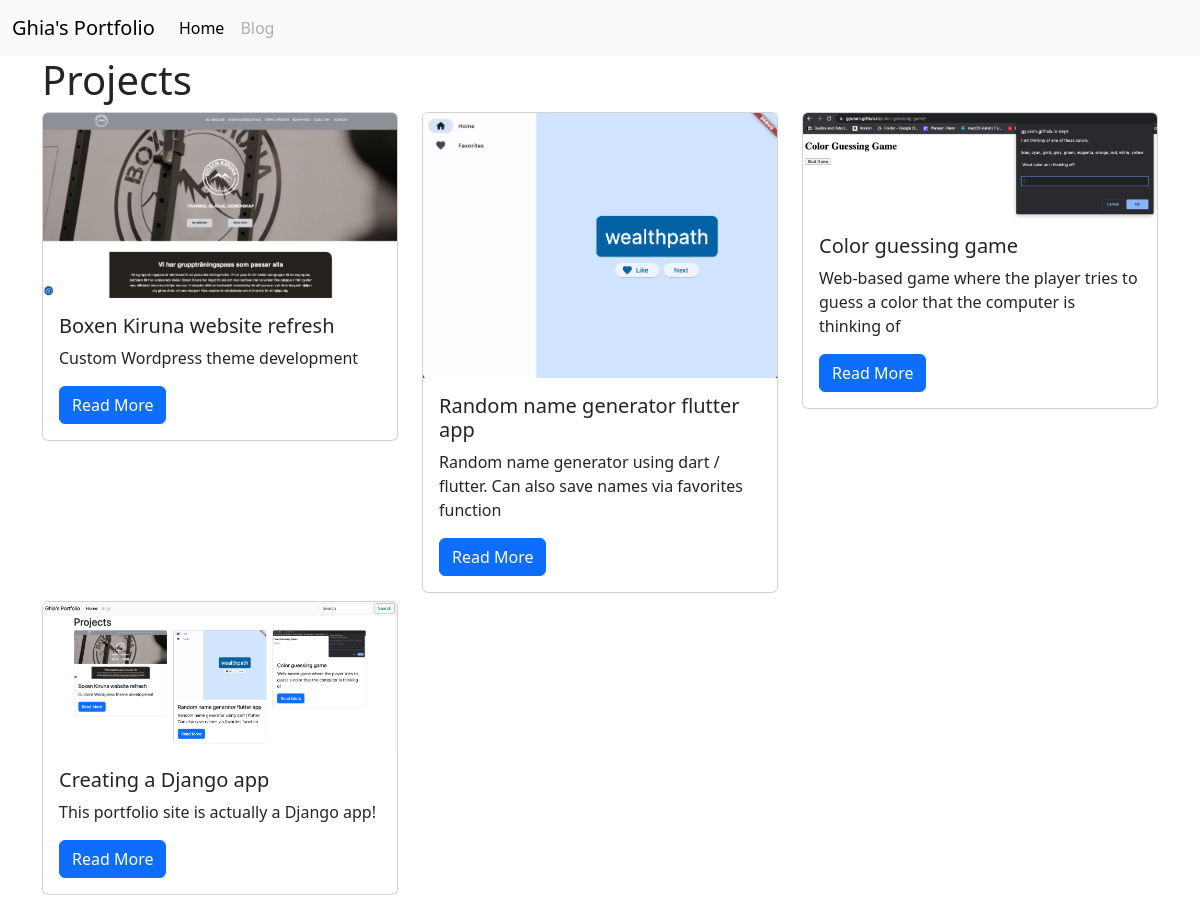
/projects/, run on the app's committed database.
### projects/models.py (models this page shows)
class Project(models.Model):
    title = models.CharField(max_length=100)
    description = models.TextField()
    technology = models.CharField(max_length=50)
    image = models.CharField(max_length=100)

### projects/views.py (the view)
# urls.py: path('', views.all_projects, name='all_projects'),
def all_projects(request):
    projects = Project.objects.all()
    return render(request, 'projects/all_projects.html',
                  {'projects': projects})

### projects/templates/projects/all_projects.html
{% extends 'projects/base.html' %}
{% load static %}
{% block content %}
        <h1>Projects</h1>
        <div class="row">
        {% for project in projects %}
            <div class="col-md-4">
                <div class="card mb-2">
                    <img class="card-img-top" src="{% static project.image %}">
                    <div class="card-body">
                        <h5 class="card-title">{{ project.title }}</h5>
                        <p class="card-text">{{ project.description }}</p>
                        <a href="{% url 'projects:project_detail' project.pk %}"
                        class="btn btn-primary">
                            Read More
                        </a>
                    </div>
                </div>
            </div>
        {% endfor %}
        </div>
{% endblock %}

### projects/templates/projects/base.html (shortened to what this page needs)
<!DOCTYPE html>
<html lang="en">
<head>
    <link href="https://cdn.jsdelivr.net/npm/bootstrap@5.3.0-alpha3/dist/css/bootstrap.min.css" rel="stylesheet">
</head>
<body>
<nav class="navbar navbar-expand-lg bg-body-tertiary">
  <div class="container-fluid">
    <a class="navbar-brand" href="{% url 'projects:all_projects' %}">Ghia's Portfolio</a>
    <div class="collapse navbar-collapse" id="navbarSupportedContent">
      <ul class="navbar-nav me-auto mb-2 mb-lg-0">
        <li class="nav-item">
          <a class="nav-link active" aria-current="page" href="{% url 'projects:all_projects' %}">Home</a>
        </li>
        <li class="nav-item">
          <a class="nav-link disabled">Blog</a>
        </li>
      </ul>
    </div>
  </div>
</nav>
<div class="container">
    {% block content %}
    {% endblock %}
</div>
</body>
</html>

### data on the page
Project: image (picture), title "Boxen Kiruna website refresh", description "Custom Wordpress theme development"
Project: image (picture), title "Random name generator flutter app", description "Random name generator using dart / flutter. Can also save names via favorites function"
Project: image (picture), title "Color guessing game", description "Web-based game where the player tries to guess a color that the computer is thinking of"
Project: image (picture), title "Creating a Django app", description "This portfolio site is actually a Django app!"
